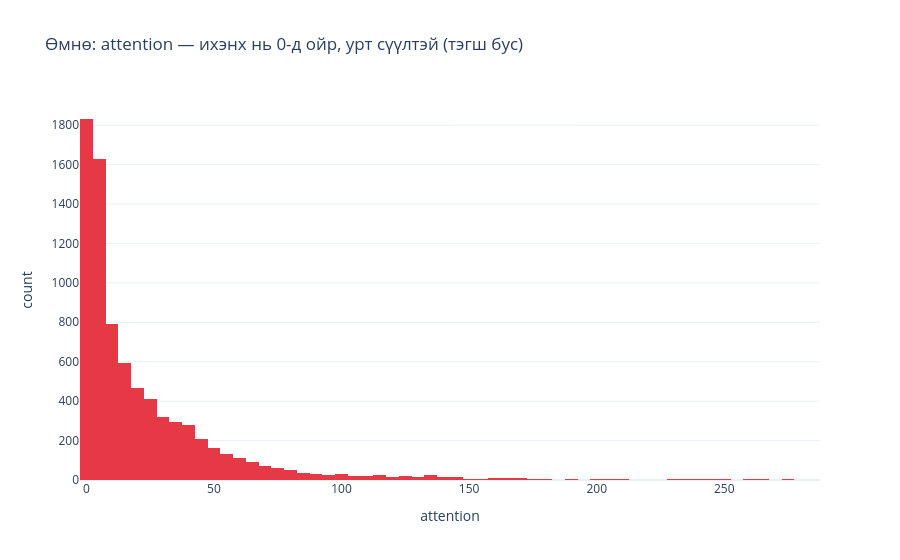
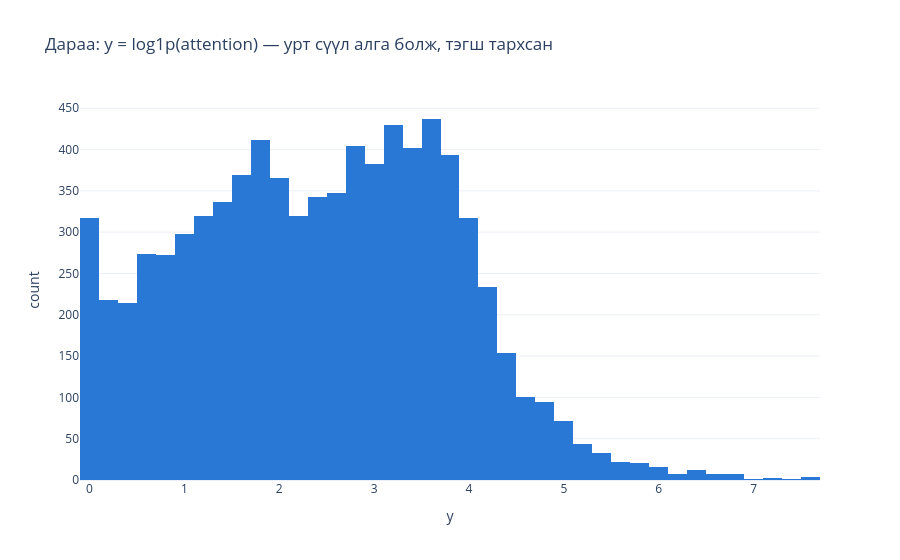

Notebook source saved alongside these figures, in order:
### Markdown cell above
## 5. Target: анхаарлын хувь

Wikipedia-ийн нийт уншилт жил ирэх тусам буурч байгаа (01 notebook). Тиймээс тоог биш **хувийг** таамаглана:

$$\text{attention} = \frac{\text{сэдвийн уншилт}}{\text{тухайн өдрийн нийт уншилт}} \times 10^6 \qquad y = \log(1 + \text{attention})$$

**Яагаад log?** Уншилт маш тэгш бус тархсан: ихэнх өдөр бага, хааяа маш их. Log нь энэ "урт сүүл"-ийг шахаж,
model-д том ба жижиг сэдвийг ижил хэмжээсээр харьцуулах боломж олгоно.

### Code cell
d = clean.add_attention(capped, total)
smp = d.sample(8_000, random_state=0)
cut = smp["attention"].quantile(0.99)   # графикт уншигдахуйц болгох үүднээс зөвхөн 99%-ийг харуулна
fig1 = px.histogram(smp[smp["attention"] <= cut], x="attention", nbins=60, color_discrete_sequence=[RED],
                    title="Өмнө: attention — ихэнх нь 0-д ойр, урт сүүлтэй (тэгш бус)")
fig2 = px.histogram(smp, x="y", nbins=60, color_discrete_sequence=[BLUE],
                    title="Дараа: y = log1p(attention) — урт сүүл алга болж, тэгш тархсан")
fig1.show(); fig2.show()

### Figure 1 — Plotly figure (JSON) as saved in the notebook; plotly's stock layout.template omitted (floating-point values rounded to 4 significant figures; data arrays with more than 128 entries replaced by an {"elided": "..."} marker saying what was removed)
{"data": [{"bingroup": "x", "hovertemplate": "attention=%{x}<br>count=%{y}<extra></extra>", "legendgroup": "", "marker": {"color": "#e63946", "pattern": {"shape": ""}}, "name": "", "nbinsx": 60, "orientation": "v", "showlegend": false, "type": "histogram", "x": {"elided": "7920 float values"}, "xaxis": "x", "yaxis": "y"}], "layout": {"barmode": "relative", "legend": {"tracegroupgap": 0}, "title": {"text": "Өмнө: attention — ихэнх нь 0-д ойр, урт сүүлтэй (тэгш бус)"}, "xaxis": {"anchor": "y", "domain": [0.0, 1.0], "title": {"text": "attention"}}, "yaxis": {"anchor": "x", "domain": [0.0, 1.0], "title": {"text": "count"}}}}

### Figure 2 — Plotly figure (JSON) as saved in the notebook; plotly's stock layout.template omitted (floating-point values rounded to 4 significant figures; data arrays with more than 128 entries replaced by an {"elided": "..."} marker saying what was removed)
{"data": [{"bingroup": "x", "hovertemplate": "y=%{x}<br>count=%{y}<extra></extra>", "legendgroup": "", "marker": {"color": "#2a78d6", "pattern": {"shape": ""}}, "name": "", "nbinsx": 60, "orientation": "v", "showlegend": false, "type": "histogram", "x": {"elided": "8000 float values"}, "xaxis": "x", "yaxis": "y"}], "layout": {"barmode": "relative", "legend": {"tracegroupgap": 0}, "title": {"text": "Дараа: y = log1p(attention) — урт сүүл алга болж, тэгш тархсан"}, "xaxis": {"anchor": "y", "domain": [0.0, 1.0], "title": {"text": "y"}}, "yaxis": {"anchor": "x", "domain": [0.0, 1.0], "title": {"text": "count"}}}}
